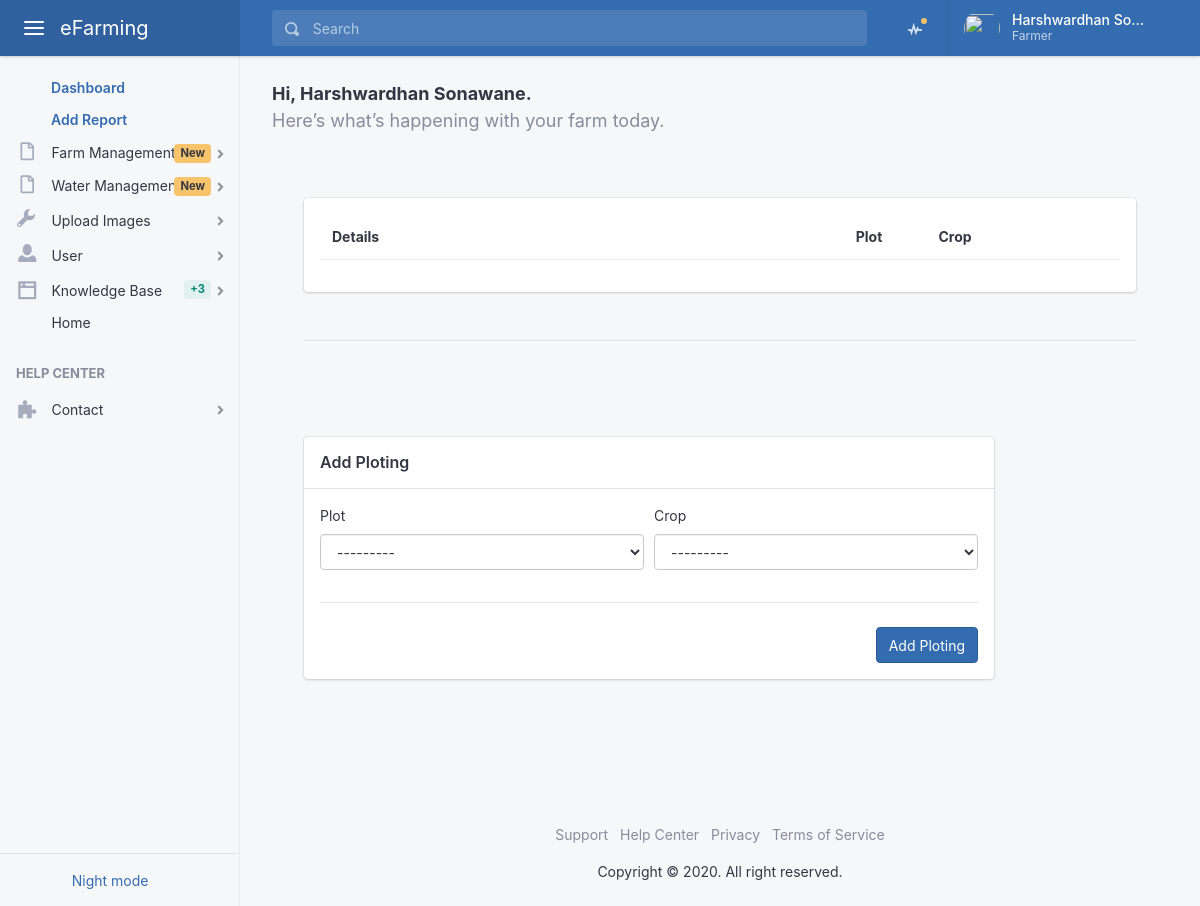
The page /user/ploting/add/ (signed in) on the database as committed earlier.
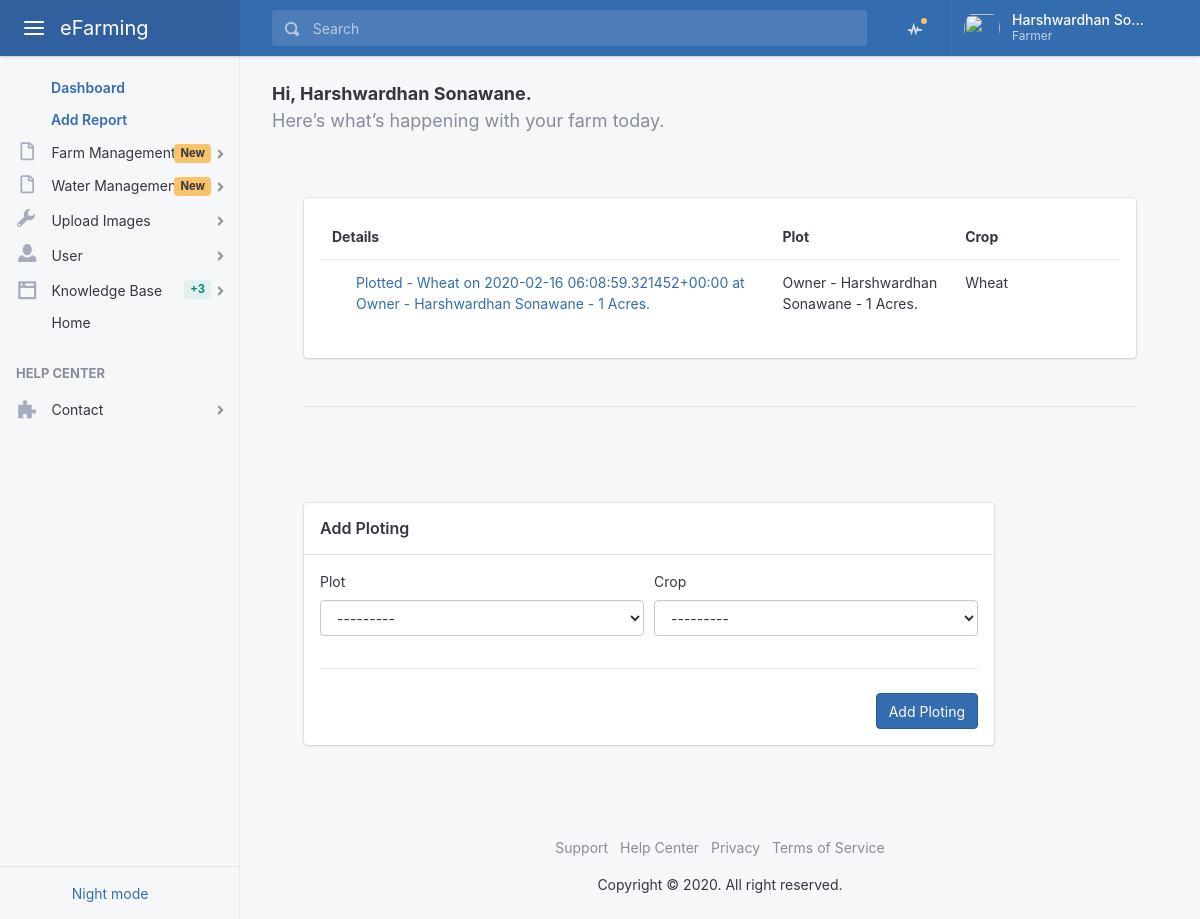
The same page on the database as committed later.
### farm/models.py (models this page shows, shortened)
class Ploting(models.Model):
    plot            = models.ForeignKey(Plots, on_delete=models.CASCADE)
    crop            = models.ForeignKey(Crop, on_delete=models.CASCADE)
    is_active       = models.BooleanField(default=True)
    created         = models.DateTimeField(auto_now_add=True)
    updated         = models.DateTimeField(auto_now=True)
    def __str__(self):
        return 'Plotted  - ' + str(self.crop.name) + ' on  ' + str(self.created) + ' at ' + str(self.plot)

class Plots(models.Model):
    FULL = 1
    HALF = 2
    AREA_CHOICES = (
        (FULL, 'Full'),
        (HALF, 'Half'),
    )
    farm            = models.ForeignKey(Farm, on_delete=models.CASCADE)
    area            = models.PositiveSmallIntegerField(choices=AREA_CHOICES , default=1)
    is_active       = models.BooleanField(default=True)
    created         = models.DateTimeField(auto_now_add=True)
    updated         = models.DateTimeField(auto_now=True)
    def __str__(self):
        return 'Owner - ' + str(self.farm.owner.first_name) + ' ' + str(self.farm.owner.last_name) + ' - ' + str(self.area) + ' Acres.'

class Farm(models.Model):
    owner           = models.ForeignKey(User, on_delete=models.CASCADE)
    soil            = models.ForeignKey(Soil, on_delete=models.DO_NOTHING)
    location        = models.ForeignKey(Address, on_delete=models.DO_NOTHING)
    water_resource  = models.ForeignKey(WaterResource, on_delete=models.DO_NOTHING)
    area            = models.DecimalField(default=000.0, max_digits=300, decimal_places=2)
    is_active       = models.BooleanField(default=False)
    created         = models.DateTimeField(auto_now_add=True)
    updated         = models.DateTimeField(auto_now=True)

### crop/models.py (models this page shows)
class Crop(models.Model):
    WINTER = 1
    SUMMER = 2
    RAINY = 3
    SEASON_CHOICES = (
        (WINTER, 'Winter'),
        (SUMMER, 'Summer'),
        (RAINY , 'Rainy'),
    )
    name                = models.CharField(max_length=255)
    duration            = models.IntegerField() #days
    season              = models.PositiveSmallIntegerField(choices=SEASON_CHOICES)
    water_requirement   = models.IntegerField() # liter per squarefit per week
    water_reapeat       = models.IntegerField() #days
    height              = models.IntegerField() #feet
    width               = models.IntegerField() #feet
    is_food             = models.BooleanField(default=True)
    is_active           = models.BooleanField(default=True)
    created             = models.DateTimeField(auto_now_add=True)
    updated             = models.DateTimeField(auto_now=True)
    def __str__(self):
        return self.name

### user/views.py (the view)
# urls.py: path('ploting/add/', views.add_ploting, name='add_ploting'),
@login_required
def add_ploting(request):
    template = 'site/dashboard/add_ploting.html'
    if request.method == 'POST':
                form = AddPlotingForm(request.POST or None, request.FILES or None)
                if form.is_valid():
                        post = form.save(commit=False)
                        post.owner = request.user
                        post.save()
                        messages.success(request, "Your farm has been created")
                        return redirect('add_ploting')
    else:
        objects = Ploting.objects.filter(plot__farm__owner=request.user)
        form = AddPlotingForm()
    context = {
        'form': form,
        'objects':objects,
    }
    return render(request, template, context)

### user/forms.py
class AddPlotingForm(forms.ModelForm):
    class Meta:
        model = Ploting
        fields = ['plot', 'crop']
        widgets = {
            "plot": forms.Select(attrs={'placeholder': 'Select Plot', 'class': 'form-control', 'required': 'required', 'autofocus':'""'}),
            "crop": forms.Select(attrs={'placeholder': 'Select Crop', 'class': 'form-control', 'required': 'required'})
        }

### templates/site/dashboard/add_ploting.html (shortened to what this page needs)
{% extends 'site/base.html' %}
{% load static %}
{% block content %}
{% include 'partials/header.html' %}
{% include 'partials/aside.html' %}
  <main class="app-main">
    <div class="wrapper">
      <div class="page">
        <div class="page-inner">
          <header class="page-title-bar">
            <div class="d-flex flex-column flex-md-row">
              <p class="lead">
                <span class="font-weight-bold">Hi, {{ user.first_name }} {{ user.last_name }}.</span> <span class="d-block text-muted"> {{ cord }} Here’s what’s happening with your farm today.</span>
              </p>
            </div>
          </header>
          <div class="page-inner">
            <div class="page-section">
              <div class="card card-fluid">
                <div class="card-body">
                  <table id="myTable" class="table">
                    <thead>
                      <tr>
                        <th colspan="2" style="min-width: 320px;">
                          Details
                        </th>
                        <th> Plot </th>
                        <th> Crop </th>
                        <th style="width:100px; min-width:100px;"> &nbsp; </th>
                      </tr>
                    </thead>
                    <tbody>
                      {% for obj in objects %}
                      <tr>
                        <td></td>
                        <td><a href="{% url 'ploting_details' obj.id %}">{{ obj }}</a></td>
                        <td>{{ obj.plot }}</td>
                        <td>{{ obj.crop }}</td>
                      </tr>
                      {% endfor %}
                    </tbody>
                  </table>
                </div>
              </div>
              <hr class="my-5">
            </div>
          </div>
          <div class="page-inner">
            <div class="page-section">
              <div class="row">
                <div class="col-lg-10">
                  <div class="card card-fluid">
                    <h6 class="card-header"> Add Ploting </h6>
                    <div class="card-body">
                      <form method="POST" action="{% url 'add_ploting' %}">{% csrf_token %}
                        <div class="form-row">
                          <div class="col-md-6 mb-3">
                            <label for="input01">Plot</label> {{ form.plot }}
                          </div>
                          <div class="col-md-6 mb-3">
                            <label for="input02">Crop</label> {{ form.crop }}
                          </div>
                        </div>
                        <hr>
                        <div class="form-actions">
                          <button type="submit" class="btn btn-primary text-nowrap ml-auto">Add Ploting</button>
                        </div>
                      </form>
                    </div>
                  </div>
                </div>
              </div>
            </div>
          </div>
        </div>
      </div>
    </div>
    <footer class="app-footer">
      <ul class="list-inline">
        <li class="list-inline-item">
          <a class="text-muted" href="#">Support</a>
        </li>
        <li class="list-inline-item">
          <a class="text-muted" href="#">Help Center</a>
        </li>
        <li class="list-inline-item">
          <a class="text-muted" href="#">Privacy</a>
        </li>
        <li class="list-inline-item">
          <a class="text-muted" href="#">Terms of Service</a>
        </li>
      </ul>
      <div class="copyright"> Copyright © 2020. All right reserved. </div>
    </footer>
  </main>
{% endblock %}

Rows that differ between the two databases and show on the page:
added Ploting: crop+created+plot "Plotted - Wheat on 2020-02-16 06:08:59.321452+00:00 at Owner - Harshwardhan Sonawane - 1 Acres.", plot "Owner - Harshwardhan Sonawane - 1 Acres.", crop "Wheat"
